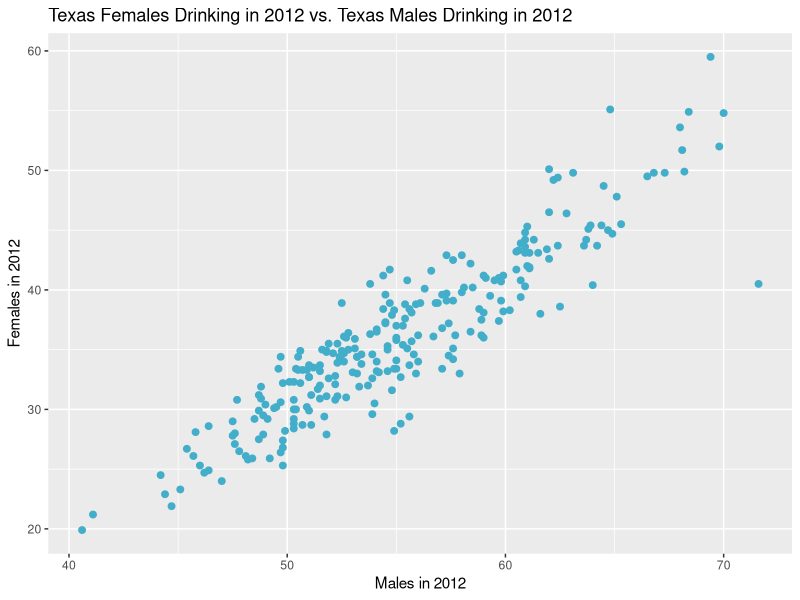
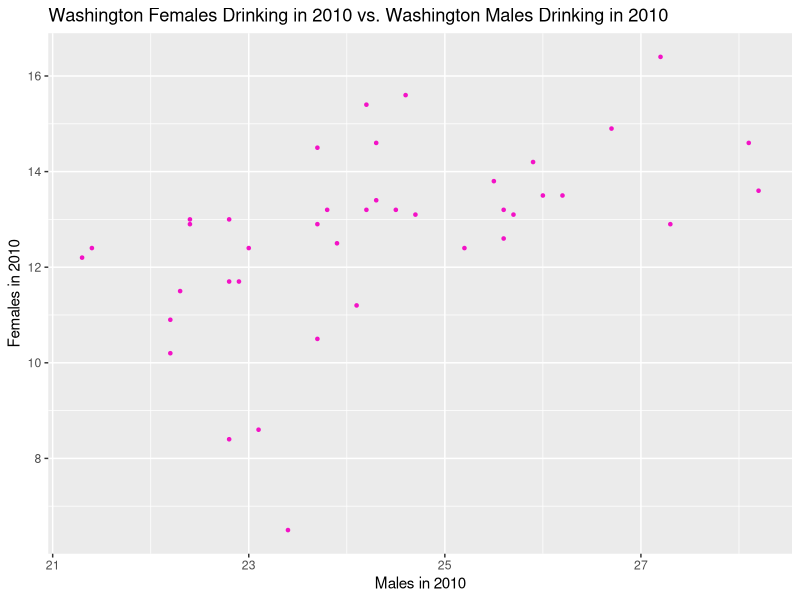

Write the R code that produced these figures, in order.
## ---- chunk 1
knitr::opts_chunk$set(echo = TRUE)
## ---- chunk 2
library(dplyr)
library(ggplot2)
library(data.table)
library(R.utils)

data <- fread("any_drinking.csv", stringsAsFactors = FALSE)
## ---- chunk 3

texas_data <- data %>%
              filter(state == "Texas")

males <- texas_data %>%
         select("males_2012")

females <- texas_data %>%
           select("females_2012")
         
## ---- chunk 4

   head(males, 5)
   head(females, 5)

## ---- chunk 5
ggplot(data = texas_data) + 
      geom_point(aes(x= males_2012, y= females_2012), col = "#42aec9", size = 2) +
      ggtitle("Texas Females Drinking in 2012 vs. Texas Males Drinking in 2012") +
      xlab("Males in 2012") +
      ylab("Females in 2012")
## ---- chunk 6

binge_data <- fread("binge_drinking.csv", stringsAsFactors = FALSE)

washington_data <- binge_data %>%
                   filter(state == "Washington")

female_binge <- washington_data %>%
                select("females_2010")

male_binge <- washington_data %>%
              select("males_2010")

head(female_binge, 6)

head(male_binge, 6)

ggplot(data = washington_data) + 
      geom_point(aes(x= males_2010, y= females_2010), col = "#F312C6", size = .9) +
      ggtitle("Washington Females Drinking in 2010 vs. Washington Males Drinking in 2010") +
      xlab("Males in 2010") +
      ylab("Females in 2010")
